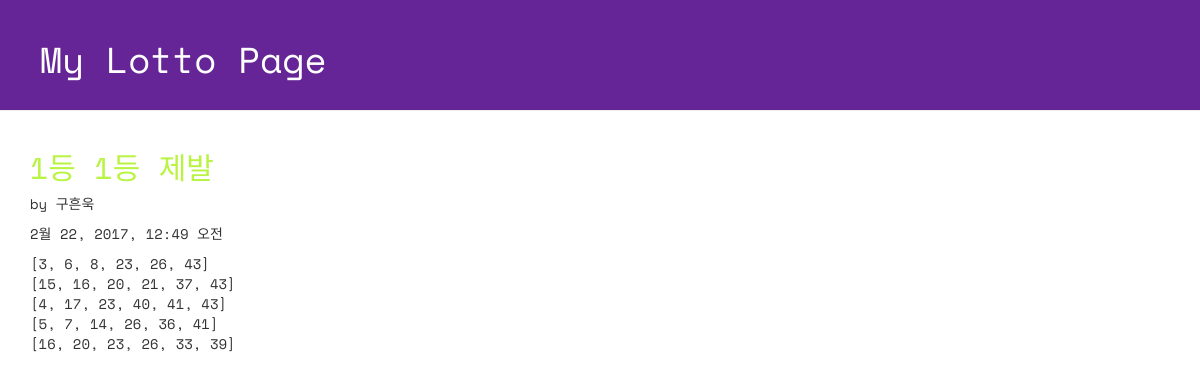
The app's page /lotto/3/detail/ with its own data.
### lotto/models.py (models this page shows, shortened)
class GuessNumbers(models.Model):
    name = models.CharField(max_length = 24)
    lottos = models.CharField(max_length = 255, default = '[1, 2, 3, 4, 5, 6]')
    text = models.CharField(max_length = 255)
    num_lotto = models.IntegerField(default = 5)
    update_date = models.DateTimeField()

### lotto/views.py (the view)
# urls.py: url(r'^lotto/(?P<lottokey>[0-9]+)/detail/$', views.detail, name='detail'),
def detail(request, lottokey):
    lotto = GuessNumbers.objects.get(pk = lottokey)
    return render(request, 'lotto/detail.html', {"lotto": lotto})

### lotto/templates/lotto/detail.html (shortened to what this page needs)
<!DOCTYPE html>
{% load staticfiles %}
<html lang="ko">
<head>
  <link rel="stylesheet" href="//maxcdn.bootstrapcdn.com/bootstrap/3.2.0/css/bootstrap.min.css">
  <link rel="stylesheet" href="//maxcdn.bootstrapcdn.com/bootstrap/3.2.0/css/bootstrap-theme.min.css">
  <link rel="stylesheet" href="{% static 'css/lotto.css'%}">
</head>
<body>
  <div class="page-header">
  <h1>My Lotto Page</h1>
  </div>
  <div class="container lotto">
    <h2>{{lotto.text}}</h2>
    <p> by {{lotto.name}}</p>
    <p> {{lotto.update_date}}</p>
    <p> {{lotto.lottos|linebreaksbr}}</p>
  </div>
</body>
</html>

### lotto/static/css/lotto.css (style rules this page uses)
.page-header { background-color: #652596; margin-top: 0; padding: 20px 20px 20px 40px; font-family: 'Space Mono', monospace; }
.page-header h1 { color: #FFFFFF; }
.container { font-family: 'Space Mono', monospace; }
.container h2 { color: #b9f442; }

### records on screen
GuessNumbers: text "1등 1등 제발", name "구흔욱", update_date "2월 22, 2017, 12:49 오전", lottos "[3, 6, 8, 23, 26, 43] [15, 16, 20, 21, 37, 43] [4, 17, 23, 40, 41, 43] [5, 7, 14, 26, 36, 41] [16, 20, 23, 26, 33, 39]"
